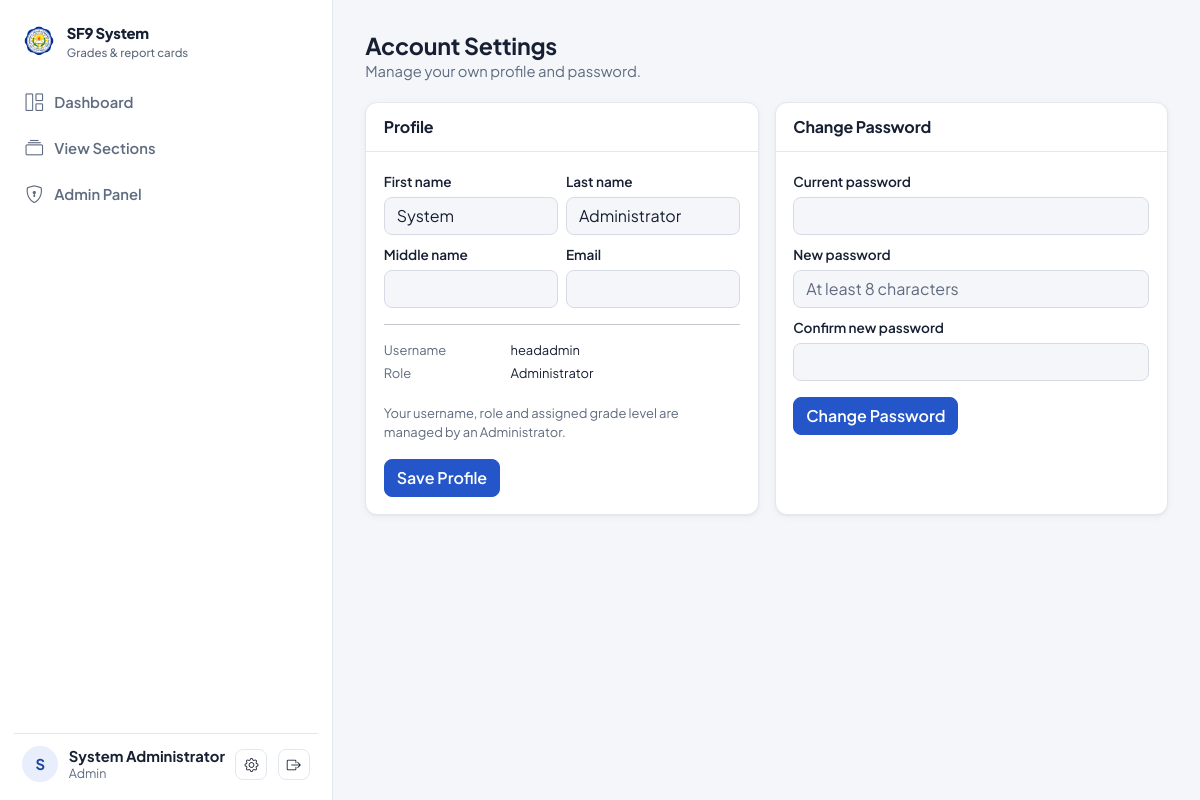
Page /public/account.php (signed in) on the committed database.
### tables this page shows
CREATE TABLE users (
  id                    INT UNSIGNED AUTO_INCREMENT PRIMARY KEY,
  username              VARCHAR(50)  NOT NULL UNIQUE,
  email                 VARCHAR(150) NULL,
  password_hash         VARCHAR(255) NOT NULL,        
  first_name            VARCHAR(100) NOT NULL,
  last_name             VARCHAR(100) NOT NULL,
  middle_name           VARCHAR(100) NULL,
  role                  ENUM('teacher','master_teacher','principal','admin') NOT NULL DEFAULT 'teacher',
  assigned_grade_level  TINYINT UNSIGNED NULL,            
  is_active             TINYINT(1) NOT NULL DEFAULT 1,
  must_change_password  TINYINT(1) NOT NULL DEFAULT 0,    
  created_by            INT UNSIGNED NULL,                 
  created_at            TIMESTAMP DEFAULT CURRENT_TIMESTAMP,
  updated_at            TIMESTAMP DEFAULT CURRENT_TIMESTAMP ON UPDATE CURRENT_TIMESTAMP,
  CONSTRAINT fk_users_created_by FOREIGN KEY (created_by) REFERENCES users(id),
  CONSTRAINT chk_users_assigned_grade CHECK (assigned_grade_level IS NULL OR assigned_grade_level IN (4,5,6))
);

### config/database.php (called while the page is built, shortened)
<?php
function get_db(): PDO
{
    static $pdo = null;
    $dsn = sprintf('mysql:host=%s;dbname=%s;charset=%s', DB_HOST, DB_NAME, DB_CHARSET);
    $options = [
        PDO::ATTR_ERRMODE            => PDO::ERRMODE_EXCEPTION,
        PDO::ATTR_DEFAULT_FETCH_MODE => PDO::FETCH_ASSOC,
        PDO::ATTR_EMULATE_PREPARES   => false,
    ];
    try {
        $pdo = new PDO($dsn, DB_USER, DB_PASS, $options);
    } catch (PDOException $e) {
        error_log('DB connection failed: ' . $e->getMessage());
        throw new HttpException(503, 'The database is unavailable right now. Please try again shortly.');
    }
    return $pdo;
}

### public/account.php (the view, shortened to what this page needs)
<?php
require __DIR__ . '/includes/header.php';
try {
    $stmt = get_db()->prepare('SELECT username, email, first_name, last_name, middle_name, role, assigned_grade_level FROM users WHERE id = ? LIMIT 1');
    $stmt->execute([Auth::userId()]);
} catch (PDOException $e) {
    $stmt = get_db()->prepare('SELECT username, email, first_name, last_name, middle_name, role, NULL AS assigned_grade_level FROM users WHERE id = ? LIMIT 1');
    $stmt->execute([Auth::userId()]);
}
$me = $stmt->fetch();
$roleLabels = ['teacher' => 'Teacher', 'master_teacher' => 'Master Teacher', 'principal' => 'Principal', 'admin' => 'Administrator'];
?>
<div class="page-head">
  <div><h1>Account Settings</h1><p class="text-secondary mb-0">Manage your own profile and password.</p></div>
</div>
<div class="row g-3">
  <div class="col-12 col-lg-6">
    <div class="surface h-100">
      <div class="surface-head"><h2>Profile</h2></div>
      <div class="surface-body">
        <div class="row g-2">
          <div class="col-12 col-md-6"><label class="form-label small" for="pfFirst">First name</label><input class="form-control" id="pfFirst" maxlength="100" value="<?= htmlspecialchars($me['first_name']) ?>"><div class="invalid-feedback"></div></div>
          <div class="col-12 col-md-6"><label class="form-label small" for="pfLast">Last name</label><input class="form-control" id="pfLast" maxlength="100" value="<?= htmlspecialchars($me['last_name']) ?>"><div class="invalid-feedback"></div></div>
          <div class="col-12 col-md-6"><label class="form-label small" for="pfMiddle">Middle name</label><input class="form-control" id="pfMiddle" maxlength="100" value="<?= htmlspecialchars((string) $me['middle_name']) ?>"><div class="invalid-feedback"></div></div>
          <div class="col-12 col-md-6"><label class="form-label small" for="pfEmail">Email</label><input class="form-control" id="pfEmail" type="email" maxlength="150" value="<?= htmlspecialchars((string) $me['email']) ?>"><div class="invalid-feedback"></div></div>
        </div>
        <hr>
        <dl class="row small mb-3">
          <dt class="col-5 col-md-4 text-secondary fw-normal">Username</dt><dd class="col-7 col-md-8 mb-1"><?= htmlspecialchars($me['username']) ?></dd>
          <dt class="col-5 col-md-4 text-secondary fw-normal">Role</dt><dd class="col-7 col-md-8 mb-1"><?= htmlspecialchars($roleLabels[$me['role']] ?? $me['role']) ?></dd>
        </dl>
        <p class="small text-secondary">Your username, role and assigned grade level are managed by an Administrator.</p>
        <button class="btn btn-primary" id="pfSave">Save Profile</button>
      </div>
    </div>
  </div>
  <div class="col-12 col-lg-6">
    <div class="surface h-100">
      <div class="surface-head"><h2>Change Password</h2></div>
      <div class="surface-body">
        <label class="form-label small" for="pwCur">Current password</label>
        <input class="form-control mb-2" id="pwCur" type="password" autocomplete="current-password">
        <label class="form-label small" for="pwNew">New password</label>
        <input class="form-control mb-2" id="pwNew" type="password" autocomplete="new-password" placeholder="At least 8 characters">
        <label class="form-label small" for="pwConf">Confirm new password</label>
        <input class="form-control mb-3" id="pwConf" type="password" autocomplete="new-password">
        <button class="btn btn-primary" id="pwSave">Change Password</button>
      </div>
    </div>
  </div>
</div>
<?php require __DIR__ . '/includes/footer.php'; ?>

### public/assets/css/app.css (style rules this page uses)
:root { --ink: #172033; --muted: #5f6b7f; --line: #e3e7ee; --bg: #f4f6fa; --surface: #ffffff; --primary: #2456c9; --primary-dark: #1b449f; --primary-soft: #e8eefc; --ok: #178a5b; --ok-soft: #e3f4ec; --warn: #a86a0a; --warn-soft: #fbf0d9; --bad: #c2413b; --bad-soft: #fbe6e4; --radius: 12px; --radius-sm: 8px; --shadow: 0 1px 2px rgba(23, 32, 51, .05), 0 2px 8px rgba(23, 32, 51, .04); --sidebar-w: 248px; --bs-primary: var(--primary); --bs-primary-rgb: 36, 86, 201; --bs-body-bg: var(--bg); --bs-body-color: var(--ink); --bs-secondary-color: var(--muted); --bs-border-color: var(--line); --bs-link-color: var(--primary); --bs-link-hover-color: var(--primary-dark); --bs-body-font-family: "Plus Jakarta Sans", -apple-system, BlinkMacSystemFont, "Segoe UI", Roboto, Helvetica, Arial, sans-serif; --bs-body-font-size: .925rem; }
body { background: var(--bg); color: var(--ink); -webkit-font-smoothing: antialiased; }
h1, h2, h3, h4, h5 { letter-spacing: -.01em; font-weight: 700; }
.text-secondary { color: var(--muted) !important; }
.btn { border-radius: var(--radius-sm); font-weight: 600; }
.btn-primary { --bs-btn-bg: var(--primary); --bs-btn-border-color: var(--primary); --bs-btn-hover-bg: var(--primary-dark); --bs-btn-hover-border-color: var(--primary-dark); --bs-btn-active-bg: var(--primary-dark); --bs-btn-active-border-color: var(--primary-dark); --bs-btn-disabled-bg: var(--primary); --bs-btn-disabled-border-color: var(--primary); }
.form-control, .form-select { border-radius: var(--radius-sm); border-color: #d5dae4; }
.form-label { font-weight: 600; font-size: .85rem; margin-bottom: .3rem; }
.page-head { display: flex; flex-wrap: wrap; align-items: flex-start; justify-content: space-between; gap: .75rem 1rem; margin-bottom: 1.25rem; }
.page-head h1 { font-size: 1.45rem; margin: 0; }
.surface { background: var(--surface); border: 1px solid var(--line); border-radius: var(--radius); box-shadow: var(--shadow); }
.surface-head { display: flex; flex-wrap: wrap; align-items: center; justify-content: space-between; gap: .5rem; padding: .9rem 1.1rem; border-bottom: 1px solid var(--line); }
.surface-head h2 { font-size: 1rem; margin: 0; }
.surface-body { padding: 1.1rem; }

### rows in the picture
users: first_name "System", last_name "Administrator", username "headadmin", role "Administrator"

### other values in the picture
$label "Dashboard"
$label "View Sections"
$label "Admin Panel"
$initials "S"
Auth::fullName() "System Administrator"
$roleLabel "Admin"
